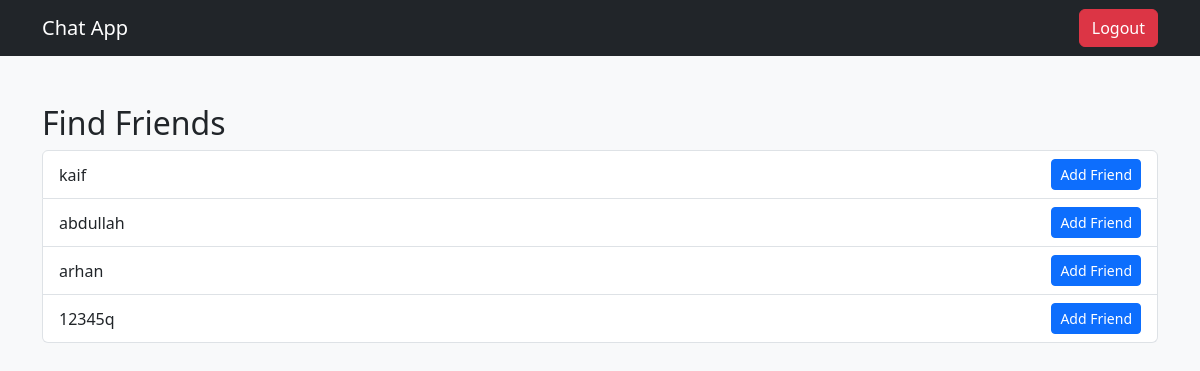
Screenshot of /users (signed in) with the database file from the repository.
### app.py (models this page shows)
class User(UserMixin, db.Model):
    id = db.Column(db.Integer, primary_key=True)
    username = db.Column(db.String(150), unique=True, nullable=False)
    email = db.Column(db.String(150), unique=True, nullable=False)
    password = db.Column(db.String(150), nullable=False)

### app.py (the view)
@app.route('/users')
@login_required
def users():
    all_users = User.query.filter(User.id != current_user.id).all()
    return render_template('users.html', users=all_users)

### app.py (called while the page is built)
@login_manager.user_loader
def load_user(user_id):
    with SessionLocal() as session:
        return session.get(User, int(user_id))

### templates/users.html (shortened to what this page needs)
<!DOCTYPE html>
<html lang="en">
<head>
    <link href="https://cdn.jsdelivr.net/npm/bootstrap@5.3.0/dist/css/bootstrap.min.css" rel="stylesheet">
</head>
<body class="bg-light">
<nav class="navbar navbar-expand-lg navbar-dark bg-dark">
    <div class="container">
        <a class="navbar-brand" href="{{ url_for('dashboard') }}">Chat App</a>
        <a href="{{ url_for('logout') }}" class="btn btn-danger">Logout</a>
    </div>
</nav>
<div class="container mt-5">
    <h2>Find Friends</h2>
    {% if users %}
        <ul class="list-group">
            {% for user in users %}
                <li class="list-group-item d-flex justify-content-between align-items-center">
                    {{ user.username }}
                    <a href="{{ url_for('add_friend', user_id=user.id) }}" class="btn btn-primary btn-sm">Add Friend</a>
                </li>
            {% endfor %}
        </ul>
    {% else %}
        <p class="text-muted">No users found.</p>
    {% endif %}
</div>
</body>
</html>

### rows the page displays
User: username "kaif"
User: username "abdullah"
User: username "arhan"
User: username "12345q"
